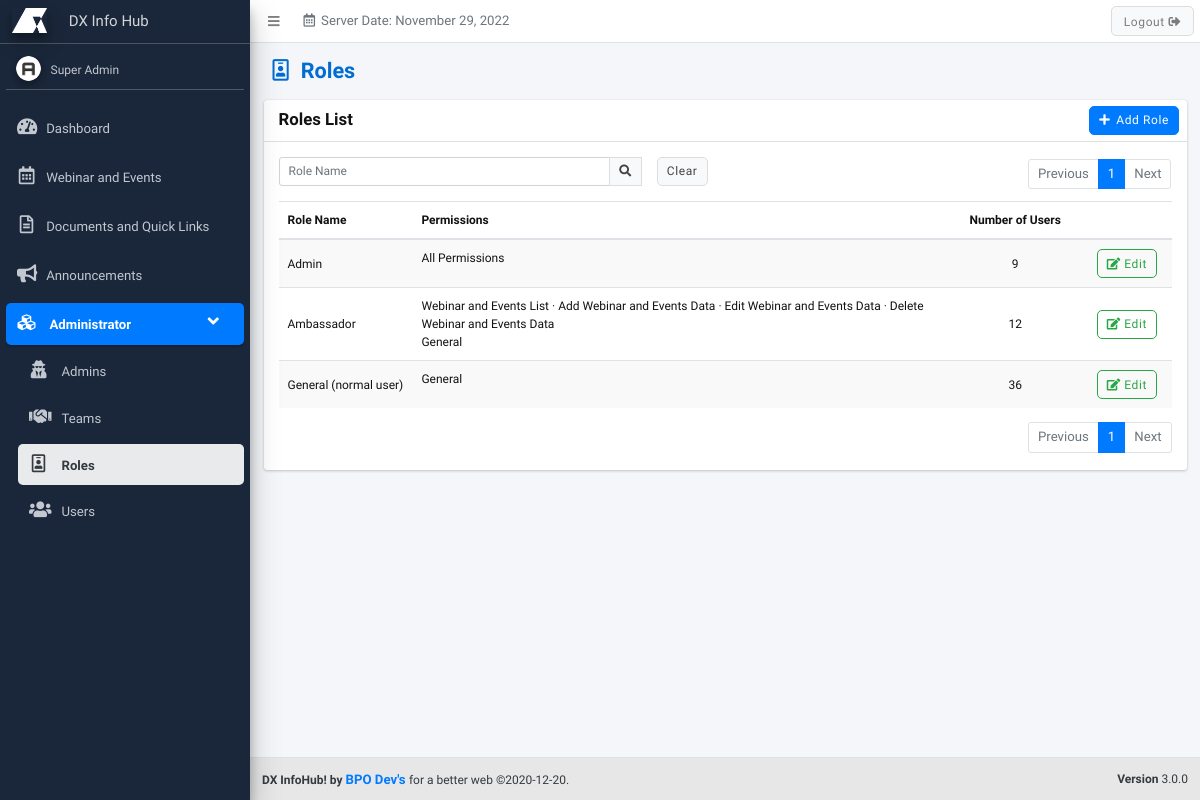
The page /roles (signed in) on the database its author committed.
### tables this page shows
CREATE TABLE `roles` (
  `role_id` bigint(20) NOT NULL,
  `role_name` varchar(50) NOT NULL DEFAULT '',
  `permissions` varchar(20000) NOT NULL DEFAULT '',
  `role_status` int(11) NOT NULL DEFAULT 0,
  `temp_del` int(11) NOT NULL DEFAULT 0
);

### includes/functions.php (called while the page is built, shortened)
<?php
function renderLang($lang_arr) {
	if(isset($lang_arr[$GLOBALS['default_lang_idx']])) {
		if($lang_arr[$GLOBALS['default_lang_idx']] != '') {
			$return = $lang_arr[$GLOBALS['default_lang_idx']];
		} else {
			$return = $lang_arr[0];
		}
	} else {
		$return = $lang_arr[0];
	}
	return $return;
}
function checkSession() {
	$r = 0;
	if(isset($_SESSION['sys_id'])) {
		$r = 1;
	}
	return $r;
}
function checkPermission($permission) {
	$r = 0;
	if(in_array($permission,$_SESSION['sys_permissions'])) {
		$r = 1;
	}
	return $r;
}
function encryptID($id,$module = '') {
	return processIDEncryption($id,'encrypt',$module);
}
function decryptID($id,$module = '') {
	return processIDEncryption($id,'decrypt',$module);
}
function processIDEncryption($id,$action,$module) {
	$charBank_arr = array('_q','i','_B','l','_a','M','f','u','_g','O','h','9','V','W','F','s','6','K','P','_b','8','_r','X','3','Y','2','N','d','q','_S','j','_L','_R','p','Z','E','5','e','x','A','_k','_I','g','_Q','_G','J','G','_j','_J','b','_c','o','_E','_p','m','1','_i','_K','_o','B','I','S','_l','_H','0','_n','Q','y','_D','a','H','n','L','_C','D','t','k','_P','R','_e','_s','_M','z','_d','c','_A','_m','w','v','_h','_N','U','_O','T','C','7','_F','r','_f','4');
	$output = '';
	if($action == 'encrypt') {
		$epoch_time = substr(time() * rand(1,100),0,10);
		$dynamic_val = '';
		$dynamic_val .= $charBank_arr[($epoch_time[0].$epoch_time[1])*1];
		$dynamic_val .= $charBank_arr[($epoch_time[2].$epoch_time[3])*1];
		$dynamic_val .= $charBank_arr[($epoch_time[4].$epoch_time[5])*1];
		$dynamic_val .= $charBank_arr[($epoch_time[6].$epoch_time[7])*1];
		$dynamic_val .= $charBank_arr[($epoch_time[8].$epoch_time[9])*1];
		$secret_key = $dynamic_val;
	} else {
		$dynamic_val = '';
		$ctr = 0;
		for($x=strlen($id)-1;$x>=0;$x--) {
			if($id[$x] != '_') {
				$ctr++;
			}
			if($ctr <= 5) {
				$dynamic_val = $id[$x].$dynamic_val;
			}
			if($ctr > 5) {
				break;
			}
		}
		$secret_key = $dynamic_val;
	}
	$encrypt_method = "AES-256-CBC";
	$key = hash('sha256',$secret_key);
	if($module == '') {
		$module = $GLOBALS['page'];
	}
	$iv = substr(hash('sha256',$module),0,16);
	if($action == 'encrypt') {
		$output = base64_encode(openssl_encrypt($id,$encrypt_method,$key,0,$iv)).$dynamic_val;
	} else {
		$id = str_replace($secret_key,'',$id);
		$output = openssl_decrypt(base64_decode($id),$encrypt_method,$key,0,$iv);
	}
	return $output;
}
?>

### includes/lang/roles.php (called while the page is built, shortened)
<?php
$roles_roles = array(
	'Roles',
	'役割'
);
$roles_roles_list = array(
	'Roles List',
	'役割一覧'
);
$roles_add_role = array(
	'Add Role',
	'役割を追加'
);
$roles_edit_role = array(
	'Edit Role',
	'役割を修正'
);
$roles_role_name = array(
	'Role Name',
	'役割名'
);
?>

### includes/lang/general.php (called while the page is built, shortened)
<?php
$lang_number_of_users = array(
	'Number of Users',
	'利用者数'
);
$lang_permissions = array(
	'Permissions',
	'許可'
);
$all_permissions = array(
	'All Permissions',
	'すべての許可'
);
?>

### includes/common/set-search.php (called while the page is built, shortened)
<?php
$where = '';
if(isset($keywords_arr)) {
	foreach($keywords_arr as $keyword) {
		$keyword = str_replace("'","''",$keyword);
		if($where == '') {
			foreach($fields_arr as $field) {
				if($where == '') {
					$where .= " WHERE ".$field." LIKE '%".$keyword."%' AND temp_del = 0";
				} else {
					$where .= " OR ".$field." LIKE '%".$keyword."%' AND temp_del = 0";
				}
			}
		} else {
			foreach($fields_arr as $field) {
				$where .= " OR ".$field." LIKE '%".$keyword."%' AND temp_del = 0";
			}
		}
	}
} else {
	if($where == '' && $page != 'system-log') {
		 $where = " WHERE temp_del=0";
	}
}
?>

### includes/common/set-pagination.php (called while the page is built, shortened)
<?php
$numrows = 5;
$page_ctr = 1;
$sql_start = abs($numrows * ((int)$page_ctr-1));
?>

### includes/lang/webinar-events.php (called while the page is built, shortened)
<?php
$edit = array(
	'Edit',
	''
);
?>

### pages/roles/roles.php (the view, shortened to what this page needs)
<?php
require($_SERVER['DOCUMENT_ROOT'].'/includes/config.php');
if(checkSession()) {
	if(checkPermission('roles')) {
		$page = 'roles';
		$fields_arr = array('role_name');
		require($_SERVER['DOCUMENT_ROOT'].'/includes/common/set-search.php');
		require($_SERVER['DOCUMENT_ROOT'].'/includes/common/set-pagination.php');
?>
<!DOCTYPE html>
<html>
<head>
<?php require($_SERVER['DOCUMENT_ROOT'].'/includes/common/links.php'); ?>
</head>
<body class="hold-transition sidebar-mini layout-fixed">
<div class="wrapper">
	<?php
	require($_SERVER['DOCUMENT_ROOT'].'/includes/common/child-header.php');
	require($_SERVER['DOCUMENT_ROOT'].'/includes/common/child-sidebar.php');
	?>
	<div class="content-wrapper">
		<section class="content-header">
			<div class="container-fluid">
				<div class="row mb-2">
					<div class="col-sm-6">
						<h1><i class="far fa-id-badge mr-3"></i><?php echo renderLang($roles_roles); ?></h1>
					</div>
				</div>
			</div>
		</section>
		<section class="content">
			<div class="container-fluid">
				<div class="card">
					<div class="card-header">
						<h3 class="card-title"><?php echo renderLang($roles_roles_list); ?></h3>
						<div class="card-tools">
							<?php if(checkPermission('role-add')) { ?><a href="/add-role" class="btn btn-primary btn-md"><i class="fa fa-plus mr-2"></i><?php echo renderLang($roles_add_role); ?></a><?php } ?>
						</div>
					</div>
					<div class="card-body">
						<?php require($_SERVER['DOCUMENT_ROOT'].'/includes/common/search-and-pagination.php'); ?>
						<div class="table-responsive">
							<table class="table table-striped table-hover">
								<thead>
									<tr>
										<th style="width:15%;"><?php echo renderLang($roles_role_name); ?></th>
										<th style="width:60%;"><?php echo renderLang($lang_permissions); ?></th>
										<th style="width:15%;" class="text-center"><?php echo renderLang($lang_number_of_users); ?></th>
										<th style="width:10%;"></th>
									</tr>
								</thead>
								<tbody>
									<?php
									$sql = $pdo->prepare("SELECT * FROM roles".$where." ORDER BY role_name ASC LIMIT ".$sql_start.",".$numrows);
									$sql->execute();
									while($data = $sql->fetch(PDO::FETCH_ASSOC)) {
										$role_id = encryptID($data['role_id']);
										echo '<tr>';
											echo '<td class="align-middle">'.$data['role_name'].'</td>';
											echo '<td>';
												if($data['permissions'] == 'all') {
													echo renderLang($all_permissions);
												} else {
													$role_permissions_arr = explode(',',$data['permissions']);
													foreach($permissions_arr as $permission_group) {
														$ctr = 0;
														echo '<div class="permissions-group">';
															foreach($permission_group as $permission) {
																foreach($role_permissions_arr as $role_permission) {
																	if($permission['permission_code'] == $role_permission) {
																		if($ctr > 0) {
																			echo ' &middot; ';
																		}
																		echo '<span title="'.renderLang($permission['permission_description']).'">'.renderLang($permission['permission_name']).'</span>';
																		$ctr++;
																		break;
																	}
																}
															}
														echo '</div>';
													}
												}
											echo '</td>';
											echo '<td class="text-center align-middle">';
												$sql2 = $pdo->prepare("SELECT user_id, role_ids, temp_del FROM users WHERE role_ids LIKE '%,".decryptID($role_id).",%' AND temp_del=0");
												$sql2->execute();
												$users_ctr = $sql2->rowCount();
												echo number_format($users_ctr,0,'.',',');
											echo '</td>';
											echo '<td class="text-center align-middle">';
												if(checkPermission('role-edit')) {
													echo '<a href="/edit-role/'.$role_id.'" class="btn btn-outline-success" title="'.renderLang($roles_edit_role).'"><i class="fas fa-edit"></i> '. renderLang($edit).'</a>';
												}
											echo '</td>';
										echo '</tr>';
									}
									?>
								</tbody>
							</table>
						</div>
						<?php require($_SERVER['DOCUMENT_ROOT'].'/includes/common/pagination-bottom.php'); ?>
					</div>
				</div>
			</div>
		</section>
	</div>
	<?php require($_SERVER['DOCUMENT_ROOT'].'/includes/common/child-footer.php'); ?>
</div>
</body>
</html>
<?php
	} else {
		$_SESSION['sys_permission_err'] = renderLang($permission_message_1);
		header('location: /dashboard');
	}
} else {
	$_SESSION['sys_login_err'] = renderLang($login_msg_err_4);
	header('location: /');
}
?>

### assets/css/common.css (style rules this page uses)
html { font-size: 12px; }
.content-wrapper { padding-bottom: 2.5rem; }
.card-header > .card-tools { margin-top: -.25rem; margin-bottom: -.25rem; }
.card-title { font-size: 1.4rem; }
.content-header { padding: 15px 15px 10px; }
.table-striped tbody tr:nth-of-type(odd) { background: rgba(0,0,0,0.025); }
.permissions-list, .permissions-group { margin: 0; padding: 0; }
.permissions-group { overflow: hidden; }

### assets/css/style.css (style rules this page uses)
:root { --blue: #006DD3; --gray: #E7E7E7; --dark-gray: #606060; --white: #fff; --black: #121212; }
body p, a { font-size: 1.1rem; }
.btn { border-radius: 5px; letter-spacing: 0.05rem; }
.btn .fa { margin-right: 10px; }
@media (min-width: 1200px) { .h1, .h2, .h3, .h4, .h5, .h6, h1, h2, h3, h4, h5, h6 { font-weight: bold !important; text-transform: none; } }
@media (min-width: 1200px) { body { font-family: 'Inter Tight', sans-serif; color: var(--black); height: 100%; font-size: 1rem; } }
@media (min-width: 1200px) { * { box-sizing: border-box; } }
@media (min-width: 1200px) { [class*="col-"] { float: left; } }
@media (min-width: 1200px) { h1 { font-weight: 700; color: var(--blue);; } }
[class*="col-"] { width: 100%; }

### rows shown on the page
roles: role_name "Admin", users_ctr "9"
roles: role_name "Ambassador", permission_name "Webinar and Events List", permission_name "Add Webinar and Events Data", permission_name "Edit Webinar and Events Data", permission_name "Delete Webinar and Events Data", permission_name "General", users_ctr "12"
roles: role_name "General (normal user)", permission_name "General", users_ctr "36"

### other values the page prints
renderLang($header_server_date) "Server Date:"
$_SESSION['sys_fullname'] "Super Admin"
renderLang($roles_roles) "Roles"
renderLang($roles_roles_list) "Roles List"
renderLang($roles_add_role) "Add Role"
renderLang($btn_clear) "Clear"
renderLang($btn_previous) "Previous"
renderLang($btn_next) "Next"
renderLang($roles_role_name) "Role Name"
renderLang($lang_permissions) "Permissions"
renderLang($lang_number_of_users) "Number of Users"
renderLang($sitename) "DX InfoHub!"
